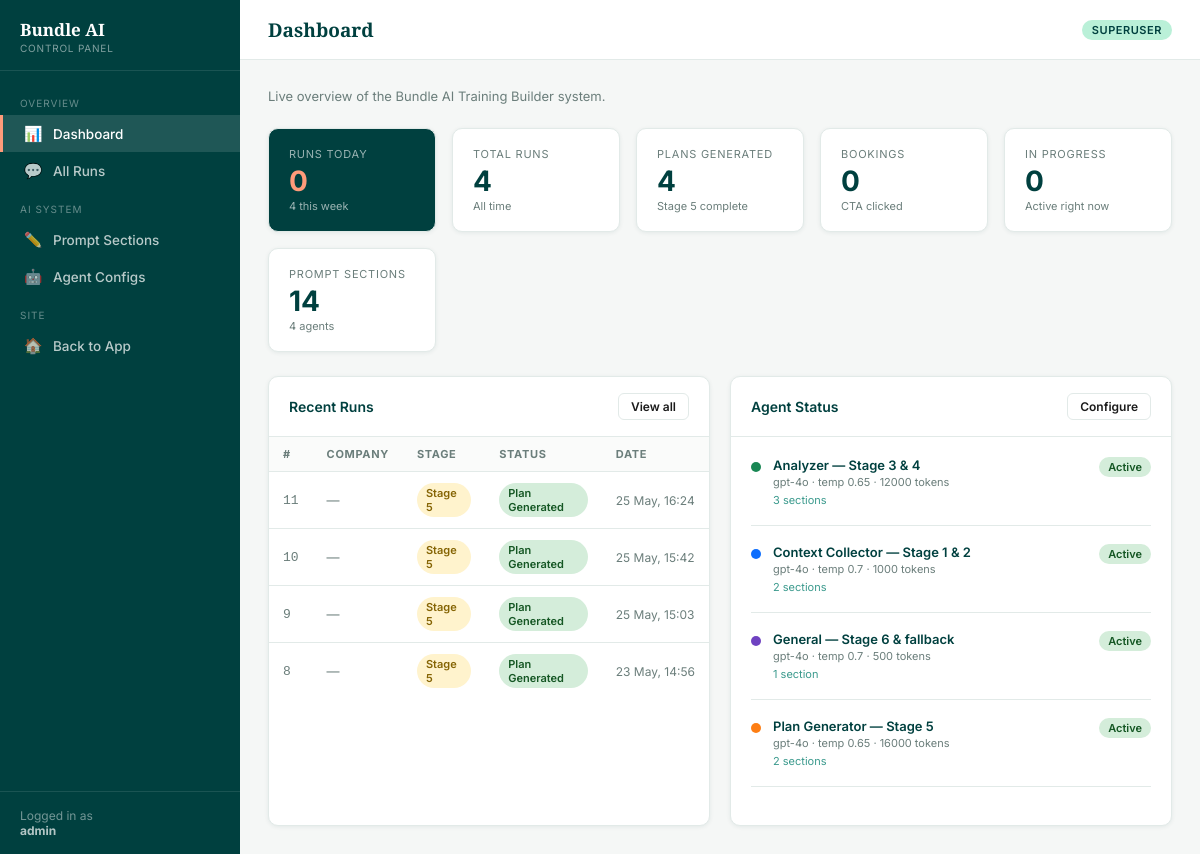
/control/ (signed in), run on the app's committed database.
### builder/models.py (models this page shows, shortened)
class BuilderRun(models.Model):
    STATUS_CHOICES = [
        ('in_progress', 'In Progress'),
        ('recommendation_ready', 'Recommendation Ready'),
        ('plan_generated', 'Plan Generated'),
        ('cta_clicked', 'CTA Clicked'),
    ]
    user = models.ForeignKey(
        settings.AUTH_USER_MODEL,
        on_delete=models.CASCADE,
        null=True, blank=True,
        related_name='builder_runs',
    )
    session_key = models.CharField(max_length=200, db_index=True, blank=True)
    title = models.CharField(max_length=200, blank=True)  # display name in thread list
    status = models.CharField(max_length=30, choices=STATUS_CHOICES, default='in_progress')
    current_stage = models.IntegerField(default=1)
    company_name = models.CharField(max_length=200, blank=True)
    industry = models.CharField(max_length=200, blank=True)
    team_size = models.CharField(max_length=100, blank=True)
    training_goal = models.TextField(blank=True)
    focus_type = models.CharField(max_length=50, blank=True)
    budget_tier = models.CharField(max_length=30, blank=True)
    timeline = models.CharField(max_length=200, blank=True)
    role_title = models.CharField(max_length=200, blank=True)
    seniority_level = models.CharField(max_length=100, blank=True)
    observed_challenges = models.TextField(blank=True)
    success_metrics = models.TextField(blank=True)
    training_constraints = models.TextField(blank=True)
    entry_point = models.CharField(max_length=30, blank=True)
    target_type = models.CharField(max_length=20, blank=True)
    has_performance_data = models.CharField(max_length=20, blank=True)
    uploaded_data = models.TextField(blank=True)
    jd_content = models.TextField(blank=True)
    diagnostic_answers = models.TextField(blank=True)
    selected_scenario = models.CharField(max_length=5, blank=True)
    num_sessions = models.IntegerField(default=0)
    ai_analysis_json = models.TextField(blank=True, default='')
    final_plan_json = models.TextField(blank=True, default='')
    final_plan = models.TextField(blank=True)
    chat_history = models.TextField(blank=True, default='[]')
    user_flags = models.TextField(blank=True, default='[]')
    contact_name = models.CharField(max_length=200, blank=True)
    contact_email = models.EmailField(blank=True)
    contact_phone = models.CharField(max_length=50, blank=True)
    booked_date = models.CharField(max_length=50, blank=True)
    booked_time = models.CharField(max_length=50, blank=True)
    created_at = models.DateTimeField(auto_now_add=True)
    updated_at = models.DateTimeField(auto_now=True)
    class Meta:
        ordering = ['-updated_at']

class AgentConfig(models.Model):
    AGENT_KEYS = [
        ('context_collector', 'Context Collector — Stage 1 & 2 (question flow)'),
        ('analyzer',          'Analyzer — Stage 3 & 4 (recommendation)'),
        ('plan_generator',    'Plan Generator — Stage 5 (full training plan)'),
        ('general',           'General — Stage 6 & fallback'),
    ]
    key         = models.CharField(max_length=50, unique=True, choices=AGENT_KEYS)
    label       = models.CharField(max_length=200)
    description = models.TextField(blank=True)
    model_name  = models.CharField(
        max_length=100, default='gpt-4o',
        help_text='OpenAI model for this agent (e.g. gpt-4o, gpt-4o-mini)',
    )
    temperature = models.FloatField(default=0.7)
    max_tokens  = models.IntegerField(default=8000)
    is_active   = models.BooleanField(default=True)
    updated_at  = models.DateTimeField(auto_now=True)
    class Meta:
        ordering = ['key']
        verbose_name = 'Agent Config'
        verbose_name_plural = 'Agent Configs'

### builder/portal_views.py (the view)
# urls.py: path('control/',                                    portal_views.portal_dashboard,     name='portal_dashboard'),
@_superuser_required
def portal_dashboard(request):
    now = timezone.now()
    today_start = now.replace(hour=0, minute=0, second=0, microsecond=0)
    runs_today   = BuilderRun.objects.filter(created_at__gte=today_start).count()
    runs_week    = BuilderRun.objects.filter(created_at__gte=now - timedelta(days=7)).count()
    runs_total   = BuilderRun.objects.count()
    plans_made   = BuilderRun.objects.filter(status='plan_generated').count()
    bookings     = BuilderRun.objects.filter(status='cta_clicked').count()
    in_progress  = BuilderRun.objects.filter(status='in_progress').count()
    recent_runs = BuilderRun.objects.order_by('-created_at')[:8]
    agents      = AgentConfig.objects.all()
    prompt_count = PromptSection.objects.filter(is_active=True).count()
    stage_dist = {}
    for run in BuilderRun.objects.values('current_stage'):
        s = run['current_stage']
        stage_dist[s] = stage_dist.get(s, 0) + 1
    return render(request, 'builder/portal/dashboard.html', {
        'runs_today':   runs_today,
        'runs_week':    runs_week,
        'runs_total':   runs_total,
        'plans_made':   plans_made,
        'bookings':     bookings,
        'in_progress':  in_progress,
        'recent_runs':  recent_runs,
        'agents':       agents,
        'prompt_count': prompt_count,
        'stage_dist':   json.dumps(stage_dist),
    })

### builder/portal_views.py (called while the page is built)
def _superuser_required(view_fn):
    from functools import wraps
    from django.http import Http404
    @wraps(view_fn)
    def wrapper(request, *args, **kwargs):
        if not request.user.is_authenticated or not request.user.is_superuser:
            raise Http404
        return view_fn(request, *args, **kwargs)
    return wrapper

### builder/templates/builder/portal/dashboard.html (shortened to what this page needs)
{% extends 'builder/portal/base.html' %}
{% block nav_dashboard %}active{% endblock %}
{% block header_title %}Dashboard{% endblock %}
{% block content %}
<p class="page-sub">Live overview of the Bundle AI Training Builder system.</p>
<div class="stat-grid">
  <div class="stat-card accent">
    <div class="s-label">Runs today</div>
    <div class="s-value">{{ runs_today }}</div>
    <div class="s-sub">{{ runs_week }} this week</div>
  </div>
  <div class="stat-card">
    <div class="s-label">Total runs</div>
    <div class="s-value">{{ runs_total }}</div>
    <div class="s-sub">All time</div>
  </div>
  <div class="stat-card">
    <div class="s-label">Plans generated</div>
    <div class="s-value">{{ plans_made }}</div>
    <div class="s-sub">Stage 5 complete</div>
  </div>
  <div class="stat-card">
    <div class="s-label">Bookings</div>
    <div class="s-value">{{ bookings }}</div>
    <div class="s-sub">CTA clicked</div>
  </div>
  <div class="stat-card">
    <div class="s-label">In progress</div>
    <div class="s-value">{{ in_progress }}</div>
    <div class="s-sub">Active right now</div>
  </div>
  <div class="stat-card">
    <div class="s-label">Prompt sections</div>
    <div class="s-value">{{ prompt_count }}</div>
    <div class="s-sub">{{ agents|length }} agents</div>
  </div>
</div>
<div style="display:grid;grid-template-columns:1fr 1fr;gap:20px">
  <div class="card">
    <div class="card-header">
      <span class="card-title">Recent Runs</span>
      <a href="{% url 'portal_runs' %}" class="btn btn-ghost btn-sm">View all</a>
    </div>
    <table class="data-table">
      <thead>
        <tr>
          <th>#</th>
          <th>Company</th>
          <th>Stage</th>
          <th>Status</th>
          <th>Date</th>
        </tr>
      </thead>
      <tbody>
        {% for run in recent_runs %}
        <tr>
          <td style="color:var(--text-muted);font-family:monospace">{{ run.id }}</td>
          <td>
            {% if run.company_name %}
              <strong>{{ run.company_name }}</strong>
            {% else %}
              <span style="color:var(--text-muted)">—</span>
            {% endif %}
          </td>
          <td>
            <span class="badge {% if run.current_stage <= 2 %}badge-blue{% elif run.current_stage <= 4 %}badge-teal{% elif run.current_stage == 5 %}badge-orange{% else %}badge-purple{% endif %}">
              Stage {{ run.current_stage }}
            </span>
          </td>
          <td>
            <span class="badge {% if run.status == 'in_progress' %}badge-gray{% elif run.status == 'plan_generated' %}badge-green{% elif run.status == 'cta_clicked' %}badge-purple{% else %}badge-teal{% endif %}">
              {{ run.get_status_display }}
            </span>
          </td>
          <td style="color:var(--text-muted);font-size:12px;white-space:nowrap">{{ run.created_at|date:"d M, H:i" }}</td>
        </tr>
        {% empty %}
        <tr><td colspan="5" style="text-align:center;color:var(--text-muted);padding:24px">No runs yet</td></tr>
        {% endfor %}
      </tbody>
    </table>
  </div>
  <div class="card">
    <div class="card-header">
      <span class="card-title">Agent Status</span>
      <a href="{% url 'portal_agents' %}" class="btn btn-ghost btn-sm">Configure</a>
    </div>
    <div class="card-body">
      {% for agent in agents %}
      <div style="display:flex;align-items:flex-start;gap:12px;margin-bottom:18px;padding-bottom:18px;border-bottom:1px solid var(--border)">
        <div style="width:10px;height:10px;border-radius:50%;margin-top:5px;flex-shrink:0;background:{% if agent.key == 'context_collector' %}#0d6efd{% elif agent.key == 'analyzer' %}#198754{% elif agent.key == 'plan_generator' %}#fd7e14{% else %}#6f42c1{% endif %}"></div>
        <div style="flex:1">
          <div style="font-weight:600;font-size:13px;color:var(--teal)">{{ agent.label }}</div>
          <div style="font-size:11px;color:var(--text-muted);margin-top:2px">{{ agent.model_name }} · temp {{ agent.temperature }} · {{ agent.max_tokens|floatformat:0 }} tokens</div>
          <div style="font-size:11px;margin-top:4px">
            <a href="{% url 'portal_prompts' %}?agent={{ agent.key }}" style="color:var(--teal-accent)">
              {{ agent.sections.count }} section{{ agent.sections.count|pluralize }}
            </a>
          </div>
        </div>
        <span class="badge {% if agent.is_active %}badge-green{% else %}badge-gray{% endif %}">
          {% if agent.is_active %}Active{% else %}Off{% endif %}
        </span>
      </div>
      {% endfor %}
    </div>
  </div>
</div>
{% endblock %}

### builder/templates/builder/portal/base.html (shortened to what this page needs)
{% load static %}
<!DOCTYPE html>
<html lang="en">
<head>
</head>
<body>
<div class="portal-shell">
  <nav class="portal-sidebar">
    <div class="sidebar-brand">
      <div class="sidebar-brand-label">Bundle AI</div>
      <div class="sidebar-brand-sub">Control Panel</div>
    </div>
    <div class="sidebar-nav">
      <div class="nav-section-label">Overview</div>
      <a href="{% url 'portal_dashboard' %}" class="nav-item {% block nav_dashboard %}{% endblock %}">
        <span class="nav-icon">📊</span> Dashboard
      </a>
      <a href="{% url 'portal_runs' %}" class="nav-item {% block nav_runs %}{% endblock %}">
        <span class="nav-icon">💬</span> All Runs
      </a>
      <div class="nav-section-label">AI System</div>
      <a href="{% url 'portal_prompts' %}" class="nav-item {% block nav_prompts %}{% endblock %}">
        <span class="nav-icon">✏️</span> Prompt Sections
      </a>
      <a href="{% url 'portal_agents' %}" class="nav-item {% block nav_agents %}{% endblock %}">
        <span class="nav-icon">🤖</span> Agent Configs
      </a>
      <div class="nav-section-label">Site</div>
      <a href="{% url 'index' %}" class="nav-item">
        <span class="nav-icon">🏠</span> Back to App
      </a>
    </div>
    <div class="sidebar-footer">
      Logged in as<br>
      <strong>{{ request.user.username }}</strong>
    </div>
  </nav>
  <div class="portal-main">
    <header class="portal-header">
      <h1>{% block header_title %}Control Panel{% endblock %}</h1>
      <span class="header-badge">Superuser</span>
    </header>
    <div class="portal-body">
      {% block content %}{% endblock %}
    </div>
  </div>
</div>
</body>
</html>

### data on the page
BuilderRun: id "11", current_stage "5", status "Plan Generated", created_at "25 May, 16:24"
BuilderRun: id "10", current_stage "5", status "Plan Generated", created_at "25 May, 15:42"
BuilderRun: id "9", current_stage "5", status "Plan Generated", created_at "25 May, 15:03"
BuilderRun: id "8", current_stage "5", status "Plan Generated", created_at "23 May, 14:56"
AgentConfig: label "Analyzer — Stage 3 & 4", model_name "gpt-4o", temperature "0.65", max_tokens "12000", sections.count "3", is_active "Active"
AgentConfig: label "Context Collector — Stage 1 & 2", model_name "gpt-4o", temperature "0.7", max_tokens "1000", sections.count "2", is_active "Active"
AgentConfig: label "General — Stage 6 & fallback", model_name "gpt-4o", temperature "0.7", max_tokens "500", sections.count "1", is_active "Active"
AgentConfig: label "Plan Generator — Stage 5", model_name "gpt-4o", temperature "0.65", max_tokens "16000", sections.count "2", is_active "Active"

### other printed values
{{ request.user.username }} "admin"
{{ runs_today }} "0"
{{ runs_week }} "4"
{{ runs_total }} "4"
{{ plans_made }} "4"
{{ bookings }} "0"
{{ in_progress }} "0"
{{ prompt_count }} "14"
{{ agents|length }} "4"
